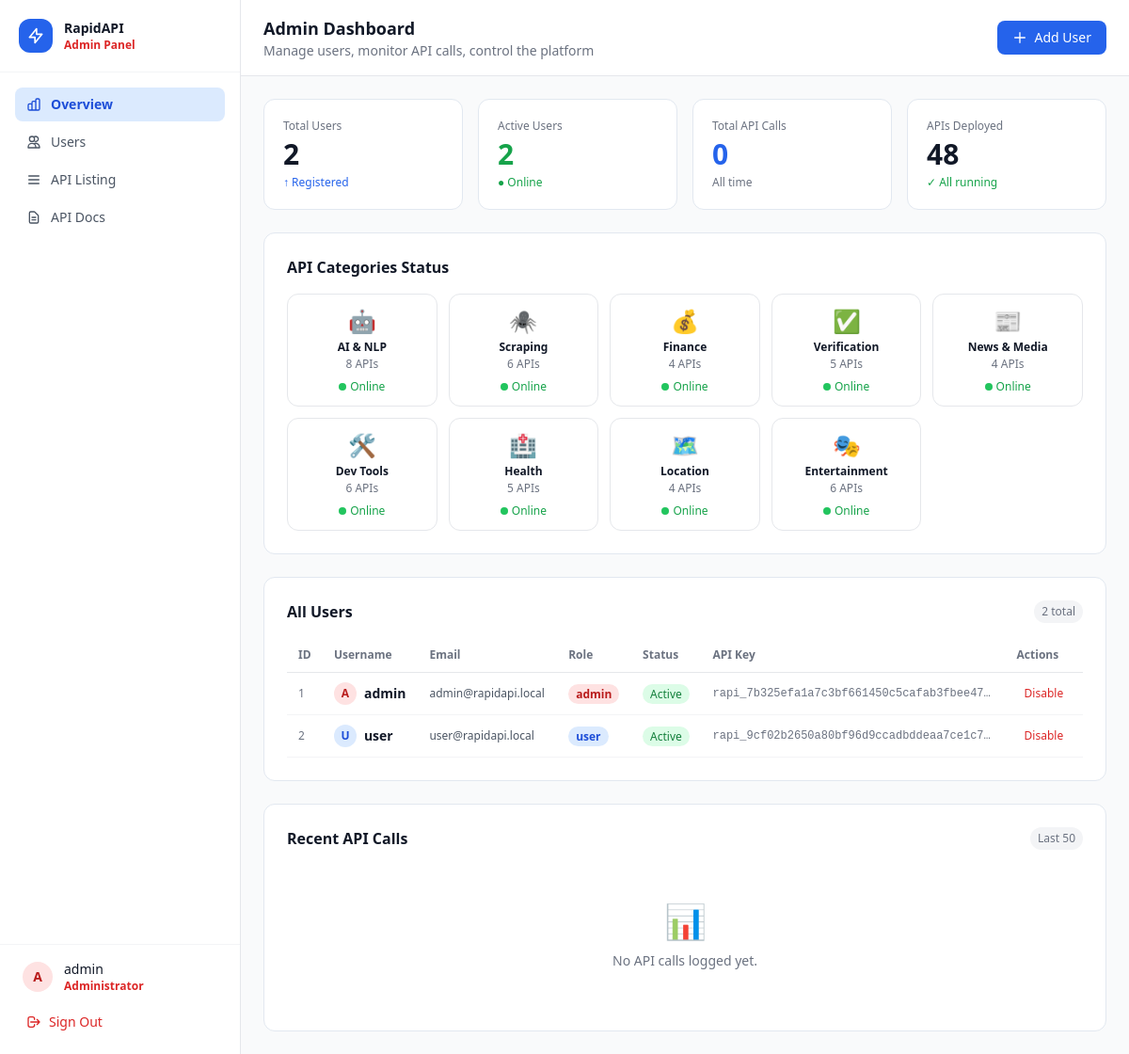
The page /admin/dashboard (signed in) on the database its author committed.
### app/database.py (models this page shows)
class User(Base):
    __tablename__ = "users"
    id = Column(Integer, primary_key=True, index=True)
    username = Column(String, unique=True, index=True)
    email = Column(String, unique=True, index=True)
    hashed_password = Column(String)
    role = Column(String, default="user")  # "admin" or "user"
    is_active = Column(Boolean, default=True)
    api_key = Column(String, unique=True, nullable=True)
    created_at = Column(DateTime, default=datetime.utcnow)

### app/main.py (the view)
@app.get("/admin/dashboard", response_class=HTMLResponse)
def admin_dashboard(request: Request):
    user = get_current_user(request)
    if not user or user["role"] != "admin":
        return RedirectResponse("/login?next=/admin/dashboard", status_code=302)
    db = SessionLocal()
    try:
        all_users = db.query(User).all()
        all_calls = db.query(APICall).order_by(APICall.called_at.desc()).limit(50).all()
        stats = {
            "total_users": len(all_users),
            "total_calls": db.query(APICall).count(),
            "active_users": sum(1 for u in all_users if u.is_active),
        }
        return templates.TemplateResponse(
            "admin_dashboard.html",
            {
                "request": request,
                "user": user,
                "users": all_users,
                "recent_calls": all_calls,
                "stats": stats,
            },
        )
    finally:
        db.close()

### templates/admin_dashboard.html (shortened to what this page needs)
{% extends "base.html" %}
{% block body %}
<div class="flex h-screen bg-gray-50">
  <aside class="w-64 bg-white border-r border-gray-200 flex flex-col flex-shrink-0">
    <div class="p-5 border-b border-gray-100">
      <div class="flex items-center gap-3">
        <div class="w-9 h-9 rounded-xl bg-brand-600 flex items-center justify-center">
          <svg class="w-5 h-5 text-white" fill="none" stroke="currentColor" viewBox="0 0 24 24">
            <path stroke-linecap="round" stroke-linejoin="round" stroke-width="2" d="M13 10V3L4 14h7v7l9-11h-7z"/>
          </svg>
        </div>
        <div>
          <div class="text-sm font-bold text-gray-900">RapidAPI</div>
          <div class="text-xs text-red-600 font-semibold">Admin Panel</div>
        </div>
      </div>
    </div>
    <nav class="flex-1 p-4 space-y-1">
      <a href="/admin/dashboard" class="sidebar-link active flex items-center gap-2.5 px-3 py-2 rounded-lg text-sm">
        Overview
      </a>
      <a href="#users-section" class="sidebar-link flex items-center gap-2.5 px-3 py-2 rounded-lg text-sm text-gray-600">
        <svg class="w-4 h-4" fill="none" stroke="currentColor" viewBox="0 0 24 24">
          <path stroke-linecap="round" stroke-linejoin="round" stroke-width="2" d="M12 4.354a4 4 0 110 5.292M15 21H3v-1a6 6 0 0112 0v1zm0 0h6v-1a6 6 0 00-9-5.197M13 7a4 4 0 11-8 0 4 4 0 018 0z"/>
        </svg>
        Users
      </a>
      <a href="/listing" class="sidebar-link flex items-center gap-2.5 px-3 py-2 rounded-lg text-sm text-gray-600">
        <svg class="w-4 h-4" fill="none" stroke="currentColor" viewBox="0 0 24 24">
          <path stroke-linecap="round" stroke-linejoin="round" stroke-width="2" d="M4 6h16M4 12h16M4 18h16"/>
        </svg>
        API Listing
      </a>
      <a href="/docs" target="_blank" class="sidebar-link flex items-center gap-2.5 px-3 py-2 rounded-lg text-sm text-gray-600">
        <svg class="w-4 h-4" fill="none" stroke="currentColor" viewBox="0 0 24 24">
          <path stroke-linecap="round" stroke-linejoin="round" stroke-width="2" d="M9 12h6m-6 4h6m2 5H7a2 2 0 01-2-2V5a2 2 0 012-2h5.586a1 1 0 01.707.293l5.414 5.414a1 1 0 01.293.707V19a2 2 0 01-2 2z"/>
        </svg>
        API Docs
      </a>
    </nav>
    <div class="p-4 border-t border-gray-100">
      <div class="flex items-center gap-3 mb-3 px-2">
        <div class="w-8 h-8 rounded-full bg-red-100 flex items-center justify-center text-red-700 font-bold text-sm">
          {{ user.username[0]|upper }}
        </div>
        <div>
          <div class="text-sm font-medium text-gray-900">{{ user.username }}</div>
          <div class="text-xs text-red-600 font-semibold">Administrator</div>
        </div>
      </div>
      <a href="/logout" class="flex items-center gap-2 px-3 py-2 rounded-lg text-sm text-red-600 hover:bg-red-50 transition">
        <svg class="w-4 h-4" fill="none" stroke="currentColor" viewBox="0 0 24 24">
          <path stroke-linecap="round" stroke-linejoin="round" stroke-width="2" d="M17 16l4-4m0 0l-4-4m4 4H7m6 4v1a3 3 0 01-3 3H6a3 3 0 01-3-3V7a3 3 0 013-3h4a3 3 0 013 3v1"/>
        </svg>
        Sign Out
      </a>
    </div>
  </aside>
  <div class="flex-1 flex flex-col overflow-hidden">
    <header class="bg-white border-b border-gray-200 px-6 py-4 flex items-center justify-between">
      <div>
        <h1 class="text-lg font-bold text-gray-900">Admin Dashboard</h1>
        <p class="text-sm text-gray-500">Manage users, monitor API calls, control the platform</p>
      </div>
      <button onclick="document.getElementById('add-user-modal').classList.remove('hidden')"
        class="flex items-center gap-2 text-sm font-medium text-white bg-brand-600 hover:bg-brand-700 px-4 py-2 rounded-lg transition">
        <svg class="w-4 h-4" fill="none" stroke="currentColor" viewBox="0 0 24 24">
          <path stroke-linecap="round" stroke-linejoin="round" stroke-width="2" d="M12 4v16m8-8H4"/>
        </svg>
        Add User
      </button>
    </header>
    <div class="flex-1 overflow-y-auto p-6">
      <div class="grid grid-cols-2 lg:grid-cols-4 gap-4 mb-6">
        <div class="card p-5">
          <div class="text-xs text-gray-500 mb-1 font-medium">Total Users</div>
          <div class="text-3xl font-extrabold text-gray-900">{{ stats.total_users }}</div>
          <div class="text-xs text-brand-600 mt-1 font-medium">↑ Registered</div>
        </div>
        <div class="card p-5">
          <div class="text-xs text-gray-500 mb-1 font-medium">Active Users</div>
          <div class="text-3xl font-extrabold text-green-600">{{ stats.active_users }}</div>
          <div class="text-xs text-green-600 mt-1">● Online</div>
        </div>
        <div class="card p-5">
          <div class="text-xs text-gray-500 mb-1 font-medium">Total API Calls</div>
          <div class="text-3xl font-extrabold text-brand-600">{{ stats.total_calls }}</div>
          <div class="text-xs text-gray-500 mt-1">All time</div>
        </div>
        <div class="card p-5">
          <div class="text-xs text-gray-500 mb-1 font-medium">APIs Deployed</div>
          <div class="text-3xl font-extrabold text-gray-900">48</div>
          <div class="text-xs text-green-600 mt-1">✓ All running</div>
        </div>
      </div>
      <div class="card p-6 mb-6">
        <h2 class="font-bold text-gray-900 mb-4">API Categories Status</h2>
        <div class="grid grid-cols-2 sm:grid-cols-3 lg:grid-cols-5 gap-3">
          {% for cat in [
            {"name":"AI & NLP","count":8,"icon":"🤖","color":"purple"},
            {"name":"Scraping","count":6,"icon":"🕷","color":"orange"},
            {"name":"Finance","count":4,"icon":"💰","color":"green"},
            {"name":"Verification","count":5,"icon":"✅","color":"blue"},
            {"name":"News & Media","count":4,"icon":"📰","color":"red"},
            {"name":"Dev Tools","count":6,"icon":"🛠","color":"indigo"},
            {"name":"Health","count":5,"icon":"🏥","color":"pink"},
            {"name":"Location","count":4,"icon":"🗺","color":"teal"},
            {"name":"Entertainment","count":6,"icon":"🎭","color":"yellow"},
          ] %}
          <div class="rounded-xl border border-gray-200 p-3 text-center hover:border-brand-300 transition">
            <div class="text-2xl mb-1">{{ cat.icon }}</div>
            <div class="text-xs font-semibold text-gray-900">{{ cat.name }}</div>
            <div class="text-xs text-gray-500 mt-0.5">{{ cat.count }} APIs</div>
            <div class="mt-2 flex items-center justify-center gap-1">
              <div class="w-2 h-2 rounded-full bg-green-500"></div>
              <span class="text-xs text-green-600 font-medium">Online</span>
            </div>
          </div>
        </div>
      </div>
      <div id="users-section" class="card p-6 mb-6">
        <div class="flex items-center justify-between mb-4">
          <h2 class="font-bold text-gray-900">All Users</h2>
          <span class="text-xs text-gray-500 bg-gray-100 px-2 py-1 rounded-full">{{ users|length }} total</span>
        </div>
        <div class="overflow-x-auto">
          <table class="w-full text-sm">
            <thead>
              <tr class="border-b border-gray-200">
                <th class="text-left py-2.5 px-3 text-xs font-semibold text-gray-500">ID</th>
                <th class="text-left py-2.5 px-3 text-xs font-semibold text-gray-500">Username</th>
                <th class="text-left py-2.5 px-3 text-xs font-semibold text-gray-500">Email</th>
                <th class="text-left py-2.5 px-3 text-xs font-semibold text-gray-500">Role</th>
                <th class="text-left py-2.5 px-3 text-xs font-semibold text-gray-500">Status</th>
                <th class="text-left py-2.5 px-3 text-xs font-semibold text-gray-500">API Key</th>
                <th class="text-left py-2.5 px-3 text-xs font-semibold text-gray-500">Actions</th>
              </tr>
            </thead>
            <tbody>
              {% for u in users %}
              <tr class="border-b border-gray-100 hover:bg-gray-50">
                <td class="py-2.5 px-3 text-gray-500 text-xs">{{ u.id }}</td>
                <td class="py-2.5 px-3 font-semibold text-gray-900">
                  <div class="flex items-center gap-2">
                    <div class="w-6 h-6 rounded-full {{ 'bg-red-100 text-red-700' if u.role == 'admin' else 'bg-brand-100 text-brand-700' }} flex items-center justify-center text-xs font-bold">
                      {{ u.username[0]|upper }}
                    </div>
                    {{ u.username }}
                  </div>
                </td>
                <td class="py-2.5 px-3 text-gray-600 text-xs">{{ u.email }}</td>
                <td class="py-2.5 px-3">
                  <span class="text-xs px-2 py-0.5 rounded-full {{ 'bg-red-100 text-red-700' if u.role == 'admin' else 'bg-brand-100 text-brand-700' }} font-semibold">
                    {{ u.role }}
                  </span>
                </td>
                <td class="py-2.5 px-3">
                  <span class="text-xs px-2 py-0.5 rounded-full {{ 'bg-green-100 text-green-700' if u.is_active else 'bg-gray-100 text-gray-500' }} font-medium">
                    {{ 'Active' if u.is_active else 'Disabled' }}
                  </span>
                </td>
                <td class="py-2.5 px-3 text-xs font-mono text-gray-500 max-w-xs truncate">{{ u.api_key or 'N/A' }}</td>
                <td class="py-2.5 px-3">
                  <form method="POST" action="/admin/users/{{ u.id }}/toggle" style="display:inline">
                    <button type="submit"
                      class="text-xs {{ 'text-red-600 hover:bg-red-50' if u.is_active else 'text-green-600 hover:bg-green-50' }} px-2 py-1 rounded transition">
                      {{ 'Disable' if u.is_active else 'Enable' }}
                    </button>
                  </form>
                </td>
              </tr>
              {% endfor %}
            </tbody>
          </table>
        </div>
      </div>
      <div class="card p-6">
        <div class="flex items-center justify-between mb-4">
          <h2 class="font-bold text-gray-900">Recent API Calls</h2>
          <span class="text-xs text-gray-500 bg-gray-100 px-2 py-1 rounded-full">Last 50</span>
        </div>
        {% if recent_calls %}
        <div class="overflow-x-auto">
          <table class="w-full text-sm">
            <thead>
              <tr class="border-b border-gray-200">
                <th class="text-left py-2 px-3 text-xs font-semibold text-gray-500">User ID</th>
                <th class="text-left py-2 px-3 text-xs font-semibold text-gray-500">API</th>
                <th class="text-left py-2 px-3 text-xs font-semibold text-gray-500">Endpoint</th>
                <th class="text-left py-2 px-3 text-xs font-semibold text-gray-500">Status</th>
                <th class="text-left py-2 px-3 text-xs font-semibold text-gray-500">Time</th>
              </tr>
            </thead>
            <tbody>
              {% for call in recent_calls %}
              <tr class="border-b border-gray-100 hover:bg-gray-50">
                <td class="py-2 px-3 text-xs text-gray-500">{{ call.user_id }}</td>
                <td class="py-2 px-3 text-xs font-medium text-gray-900">{{ call.api_name }}</td>
                <td class="py-2 px-3 text-xs font-mono text-gray-500">{{ call.endpoint }}</td>
                <td class="py-2 px-3">
                  <span class="text-xs px-2 py-0.5 rounded-full {{ 'bg-green-100 text-green-700' if call.status_code == 200 else 'bg-red-100 text-red-700' }}">
                    {{ call.status_code }}
                  </span>
                </td>
                <td class="py-2 px-3 text-xs text-gray-500">{{ call.called_at.strftime('%Y-%m-%d %H:%M') if call.called_at else '' }}</td>
              </tr>
              {% endfor %}
            </tbody>
          </table>
        </div>
        {% else %}
        <div class="text-center py-10">
          <div class="text-4xl mb-3">📊</div>
          <p class="text-gray-500 text-sm">No API calls logged yet.</p>
        </div>
        {% endif %}
      </div>
    </div>
  </div>
</div>
{% endblock %}

### templates/base.html (shortened to what this page needs)
<!DOCTYPE html>
<html lang="en">
<head>
  <script src="https://cdn.tailwindcss.com"></script>
</head>
<body class="min-h-screen bg-white">
  {% block body %}{% endblock %}
</body>
</html>

### templates/base.html (style rules this page uses)
body { background-color: #ffffff; color: #1e293b; }
.card { background: #ffffff; border: 1px solid #e2e8f0; border-radius: 12px; }
.sidebar-link { transition: all 0.15s; }
.sidebar-link.active { background:#dbeafe; color:#1d4ed8; font-weight:600; }

### rows shown on the page
User: id "1", username "A", username "admin", email "admin@rapidapi.local", role "admin", is_active "Active", api_key "rapi_7b325efa1a7c3bf661450c5cafab3fbee47…", is_active "Disable"
User: id "2", username "U", username "user", email "user@rapidapi.local", role "user", is_active "Active", api_key "rapi_9cf02b2650a80bf96d9ccadbddeaa7ce1c7…", is_active "Disable"

### other values the page prints
{{ user.username[0]|upper }} "A"
{{ user.username }} "admin"
{{ stats.total_users }} "2"
{{ stats.active_users }} "2"
{{ stats.total_calls }} "0"
{{ cat.icon }} "🤖" "🕷" "💰" "✅" "📰" "🛠" "🏥" "🗺" "🎭"
{{ cat.name }} "AI & NLP" "Scraping" "Finance" "Verification" "News & Media" "Dev Tools" "Health" "Location" "Entertainment"
{{ cat.count }} "8" "6" "4" "5" "4" "6" "5" "4" "6"
{{ users|length }} "2"
